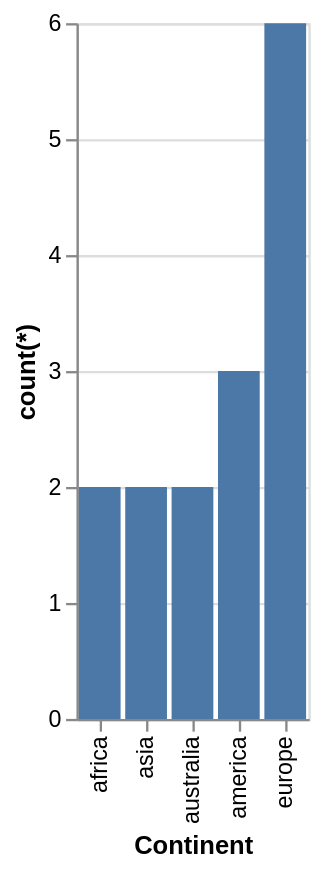

Express this chart as Vega-Lite.
### Vega-Lite specification from a JSON file in a GitHub repository (floating-point values rounded to 4 significant figures)
{"data": {"values": [{"x_data": "africa", "y_data": 2}, {"x_data": "asia", "y_data": 2}, {"x_data": "australia", "y_data": 2}, {"x_data": "america", "y_data": 3}, {"x_data": "europe", "y_data": 6}]}, "mark": "bar", "encoding": {"x": {"field": "x_data", "type": "nominal", "title": "Continent", "sort": {"op": "sum", "field": "y_data", "order": "ascending"}}, "y": {"field": "y_data", "type": "quantitative", "title": "count(*)"}}}
